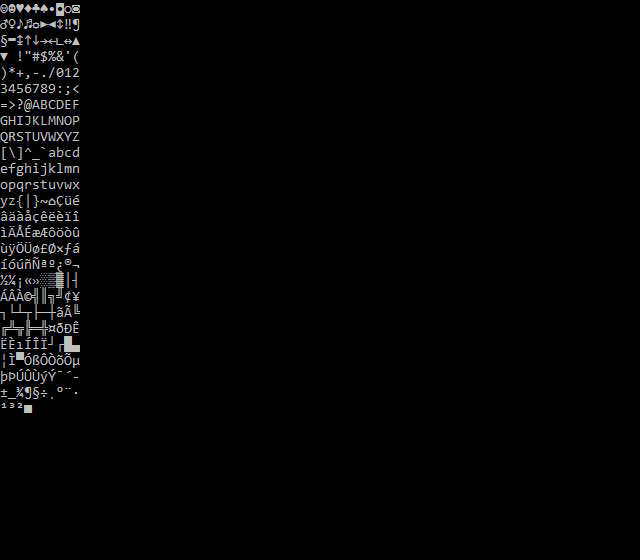

A 2D game scene composited from a Tiled map and its tileset images. What follows is a short description and the map's XML, with every tile layer's data as written:
An orthogonal 80x35 tile map with 8x16 px tiles, 1 tile layer (Calque de Tile 1).

<map version="1.0" orientation="orthogonal" renderorder="right-down" width="80" height="35" tilewidth="8" tileheight="16" nextobjectid="1">
 <tileset firstgid="1" source="../Tools/Texture.tsx" />
 <layer name="Calque de Tile 1" width="80" height="35">
  <data encoding="csv">
1,2,3,4,5,6,7,8,9,10,0,0,0,0,0,0,0,0,0,0,0,0,0,0,0,0,0,0,0,0,0,0,0,0,0,0,0,0,0,0,0,0,0,0,0,0,0,0,0,0,0,0,0,0,0,0,0,0,0,0,0,0,0,0,0,0,0,0,0,0,0,0,0,0,0,0,0,0,0,0,
11,12,13,14,15,16,17,18,19,20,0,0,0,0,0,0,0,0,0,0,0,0,0,0,0,0,0,0,0,0,0,0,0,0,0,0,0,0,0,0,0,0,0,0,0,0,0,0,0,0,0,0,0,0,0,0,0,0,0,0,0,0,0,0,0,0,0,0,0,0,0,0,0,0,0,0,0,0,0,0,
21,22,23,24,25,26,27,28,29,30,0,0,0,0,0,0,0,0,0,0,0,0,0,0,0,0,0,0,0,0,0,0,0,0,0,0,0,0,0,0,0,0,0,0,0,0,0,0,0,0,0,0,0,0,0,0,0,0,0,0,0,0,0,0,0,0,0,0,0,0,0,0,0,0,0,0,0,0,0,0,
31,32,33,34,35,36,37,38,39,40,0,0,0,0,0,0,0,0,0,0,0,0,0,0,0,0,0,0,0,0,0,0,0,0,0,0,0,0,0,0,0,0,0,0,0,0,0,0,0,0,0,0,0,0,0,0,0,0,0,0,0,0,0,0,0,0,0,0,0,0,0,0,0,0,0,0,0,0,0,0,
41,42,43,44,45,46,47,48,49,50,0,0,0,0,0,0,0,0,0,0,0,0,0,0,0,0,0,0,0,0,0,0,0,0,0,0,0,0,0,0,0,0,0,0,0,0,0,0,0,0,0,0,0,0,0,0,0,0,0,0,0,0,0,0,0,0,0,0,0,0,0,0,0,0,0,0,0,0,0,0,
51,52,53,54,55,56,57,58,59,60,0,0,0,0,0,0,0,0,0,0,0,0,0,0,0,0,0,0,0,0,0,0,0,0,0,0,0,0,0,0,0,0,0,0,0,0,0,0,0,0,0,0,0,0,0,0,0,0,0,0,0,0,0,0,0,0,0,0,0,0,0,0,0,0,0,0,0,0,0,0,
61,62,63,64,65,66,67,68,69,70,0,0,0,0,0,0,0,0,0,0,0,0,0,0,0,0,0,0,0,0,0,0,0,0,0,0,0,0,0,0,0,0,0,0,0,0,0,0,0,0,0,0,0,0,0,0,0,0,0,0,0,0,0,0,0,0,0,0,0,0,0,0,0,0,0,0,0,0,0,0,
71,72,73,74,75,76,77,78,79,80,0,0,0,0,0,0,0,0,0,0,0,0,0,0,0,0,0,0,0,0,0,0,0,0,0,0,0,0,0,0,0,0,0,0,0,0,0,0,0,0,0,0,0,0,0,0,0,0,0,0,0,0,0,0,0,0,0,0,0,0,0,0,0,0,0,0,0,0,0,0,
81,82,83,84,85,86,87,88,89,90,0,0,0,0,0,0,0,0,0,0,0,0,0,0,0,0,0,0,0,0,0,0,0,0,0,0,0,0,0,0,0,0,0,0,0,0,0,0,0,0,0,0,0,0,0,0,0,0,0,0,0,0,0,0,0,0,0,0,0,0,0,0,0,0,0,0,0,0,0,0,
91,92,93,94,95,96,97,98,99,100,0,0,0,0,0,0,0,0,0,0,0,0,0,0,0,0,0,0,0,0,0,0,0,0,0,0,0,0,0,0,0,0,0,0,0,0,0,0,0,0,0,0,0,0,0,0,0,0,0,0,0,0,0,0,0,0,0,0,0,0,0,0,0,0,0,0,0,0,0,0,
101,102,103,104,105,106,107,108,109,110,0,0,0,0,0,0,0,0,0,0,0,0,0,0,0,0,0,0,0,0,0,0,0,0,0,0,0,0,0,0,0,0,0,0,0,0,0,0,0,0,0,0,0,0,0,0,0,0,0,0,0,0,0,0,0,0,0,0,0,0,0,0,0,0,0,0,0,0,0,0,
111,112,113,114,115,116,117,118,119,120,0,0,0,0,0,0,0,0,0,0,0,0,0,0,0,0,0,0,0,0,0,0,0,0,0,0,0,0,0,0,0,0,0,0,0,0,0,0,0,0,0,0,0,0,0,0,0,0,0,0,0,0,0,0,0,0,0,0,0,0,0,0,0,0,0,0,0,0,0,0,
121,122,123,124,125,126,127,128,129,130,0,0,0,0,0,0,0,0,0,0,0,0,0,0,0,0,0,0,0,0,0,0,0,0,0,0,0,0,0,0,0,0,0,0,0,0,0,0,0,0,0,0,0,0,0,0,0,0,0,0,0,0,0,0,0,0,0,0,0,0,0,0,0,0,0,0,0,0,0,0,
131,132,133,134,135,136,137,138,139,140,0,0,0,0,0,0,0,0,0,0,0,0,0,0,0,0,0,0,0,0,0,0,0,0,0,0,0,0,0,0,0,0,0,0,0,0,0,0,0,0,0,0,0,0,0,0,0,0,0,0,0,0,0,0,0,0,0,0,0,0,0,0,0,0,0,0,0,0,0,0,
141,142,143,144,145,146,147,148,149,150,0,0,0,0,0,0,0,0,0,0,0,0,0,0,0,0,0,0,0,0,0,0,0,0,0,0,0,0,0,0,0,0,0,0,0,0,0,0,0,0,0,0,0,0,0,0,0,0,0,0,0,0,0,0,0,0,0,0,0,0,0,0,0,0,0,0,0,0,0,0,
151,152,153,154,155,156,157,158,159,160,0,0,0,0,0,0,0,0,0,0,0,0,0,0,0,0,0,0,0,0,0,0,0,0,0,0,0,0,0,0,0,0,0,0,0,0,0,0,0,0,0,0,0,0,0,0,0,0,0,0,0,0,0,0,0,0,0,0,0,0,0,0,0,0,0,0,0,0,0,0,
161,162,163,164,165,166,167,168,169,170,0,0,0,0,0,0,0,0,0,0,0,0,0,0,0,0,0,0,0,0,0,0,0,0,0,0,0,0,0,0,0,0,0,0,0,0,0,0,0,0,0,0,0,0,0,0,0,0,0,0,0,0,0,0,0,0,0,0,0,0,0,0,0,0,0,0,0,0,0,0,
171,172,173,174,175,176,177,178,179,180,0,0,0,0,0,0,0,0,0,0,0,0,0,0,0,0,0,0,0,0,0,0,0,0,0,0,0,0,0,0,0,0,0,0,0,0,0,0,0,0,0,0,0,0,0,0,0,0,0,0,0,0,0,0,0,0,0,0,0,0,0,0,0,0,0,0,0,0,0,0,
181,182,183,184,185,186,187,188,189,190,0,0,0,0,0,0,0,0,0,0,0,0,0,0,0,0,0,0,0,0,0,0,0,0,0,0,0,0,0,0,0,0,0,0,0,0,0,0,0,0,0,0,0,0,0,0,0,0,0,0,0,0,0,0,0,0,0,0,0,0,0,0,0,0,0,0,0,0,0,0,
191,192,193,194,195,196,197,198,199,200,0,0,0,0,0,0,0,0,0,0,0,0,0,0,0,0,0,0,0,0,0,0,0,0,0,0,0,0,0,0,0,0,0,0,0,0,0,0,0,0,0,0,0,0,0,0,0,0,0,0,0,0,0,0,0,0,0,0,0,0,0,0,0,0,0,0,0,0,0,0,
201,202,203,204,205,206,207,208,209,210,0,0,0,0,0,0,0,0,0,0,0,0,0,0,0,0,0,0,0,0,0,0,0,0,0,0,0,0,0,0,0,0,0,0,0,0,0,0,0,0,0,0,0,0,0,0,0,0,0,0,0,0,0,0,0,0,0,0,0,0,0,0,0,0,0,0,0,0,0,0,
211,212,213,214,215,216,217,218,219,220,0,0,0,0,0,0,0,0,0,0,0,0,0,0,0,0,0,0,0,0,0,0,0,0,0,0,0,0,0,0,0,0,0,0,0,0,0,0,0,0,0,0,0,0,0,0,0,0,0,0,0,0,0,0,0,0,0,0,0,0,0,0,0,0,0,0,0,0,0,0,
221,222,223,224,225,226,227,228,229,230,0,0,0,0,0,0,0,0,0,0,0,0,0,0,0,0,0,0,0,0,0,0,0,0,0,0,0,0,0,0,0,0,0,0,0,0,0,0,0,0,0,0,0,0,0,0,0,0,0,0,0,0,0,0,0,0,0,0,0,0,0,0,0,0,0,0,0,0,0,0,
231,232,233,234,235,236,237,238,239,240,0,0,0,0,0,0,0,0,0,0,0,0,0,0,0,0,0,0,0,0,0,0,0,0,0,0,0,0,0,0,0,0,0,0,0,0,0,0,0,0,0,0,0,0,0,0,0,0,0,0,0,0,0,0,0,0,0,0,0,0,0,0,0,0,0,0,0,0,0,0,
241,242,243,244,245,246,247,248,249,250,0,0,0,0,0,0,0,0,0,0,0,0,0,0,0,0,0,0,0,0,0,0,0,0,0,0,0,0,0,0,0,0,0,0,0,0,0,0,0,0,0,0,0,0,0,0,0,0,0,0,0,0,0,0,0,0,0,0,0,0,0,0,0,0,0,0,0,0,0,0,
251,252,253,254,255,256,257,258,259,260,0,0,0,0,0,0,0,0,0,0,0,0,0,0,0,0,0,0,0,0,0,0,0,0,0,0,0,0,0,0,0,0,0,0,0,0,0,0,0,0,0,0,0,0,0,0,0,0,0,0,0,0,0,0,0,0,0,0,0,0,0,0,0,0,0,0,0,0,0,0,
0,0,0,0,0,0,0,0,0,0,0,0,0,0,0,0,0,0,0,0,0,0,0,0,0,0,0,0,0,0,0,0,0,0,0,0,0,0,0,0,0,0,0,0,0,0,0,0,0,0,0,0,0,0,0,0,0,0,0,0,0,0,0,0,0,0,0,0,0,0,0,0,0,0,0,0,0,0,0,0,
0,0,0,0,0,0,0,0,0,0,0,0,0,0,0,0,0,0,0,0,0,0,0,0,0,0,0,0,0,0,0,0,0,0,0,0,0,0,0,0,0,0,0,0,0,0,0,0,0,0,0,0,0,0,0,0,0,0,0,0,0,0,0,0,0,0,0,0,0,0,0,0,0,0,0,0,0,0,0,0,
0,0,0,0,0,0,0,0,0,0,0,0,0,0,0,0,0,0,0,0,0,0,0,0,0,0,0,0,0,0,0,0,0,0,0,0,0,0,0,0,0,0,0,0,0,0,0,0,0,0,0,0,0,0,0,0,0,0,0,0,0,0,0,0,0,0,0,0,0,0,0,0,0,0,0,0,0,0,0,0,
0,0,0,0,0,0,0,0,0,0,0,0,0,0,0,0,0,0,0,0,0,0,0,0,0,0,0,0,0,0,0,0,0,0,0,0,0,0,0,0,0,0,0,0,0,0,0,0,0,0,0,0,0,0,0,0,0,0,0,0,0,0,0,0,0,0,0,0,0,0,0,0,0,0,0,0,0,0,0,0,
0,0,0,0,0,0,0,0,0,0,0,0,0,0,0,0,0,0,0,0,0,0,0,0,0,0,0,0,0,0,0,0,0,0,0,0,0,0,0,0,0,0,0,0,0,0,0,0,0,0,0,0,0,0,0,0,0,0,0,0,0,0,0,0,0,0,0,0,0,0,0,0,0,0,0,0,0,0,0,0,
0,0,0,0,0,0,0,0,0,0,0,0,0,0,0,0,0,0,0,0,0,0,0,0,0,0,0,0,0,0,0,0,0,0,0,0,0,0,0,0,0,0,0,0,0,0,0,0,0,0,0,0,0,0,0,0,0,0,0,0,0,0,0,0,0,0,0,0,0,0,0,0,0,0,0,0,0,0,0,0,
0,0,0,0,0,0,0,0,0,0,0,0,0,0,0,0,0,0,0,0,0,0,0,0,0,0,0,0,0,0,0,0,0,0,0,0,0,0,0,0,0,0,0,0,0,0,0,0,0,0,0,0,0,0,0,0,0,0,0,0,0,0,0,0,0,0,0,0,0,0,0,0,0,0,0,0,0,0,0,0,
0,0,0,0,0,0,0,0,0,0,0,0,0,0,0,0,0,0,0,0,0,0,0,0,0,0,0,0,0,0,0,0,0,0,0,0,0,0,0,0,0,0,0,0,0,0,0,0,0,0,0,0,0,0,0,0,0,0,0,0,0,0,0,0,0,0,0,0,0,0,0,0,0,0,0,0,0,0,0,0,
0,0,0,0,0,0,0,0,0,0,0,0,0,0,0,0,0,0,0,0,0,0,0,0,0,0,0,0,0,0,0,0,0,0,0,0,0,0,0,0,0,0,0,0,0,0,0,0,0,0,0,0,0,0,0,0,0,0,0,0,0,0,0,0,0,0,0,0,0,0,0,0,0,0,0,0,0,0,0,0
</data>
 </layer>
</map>
